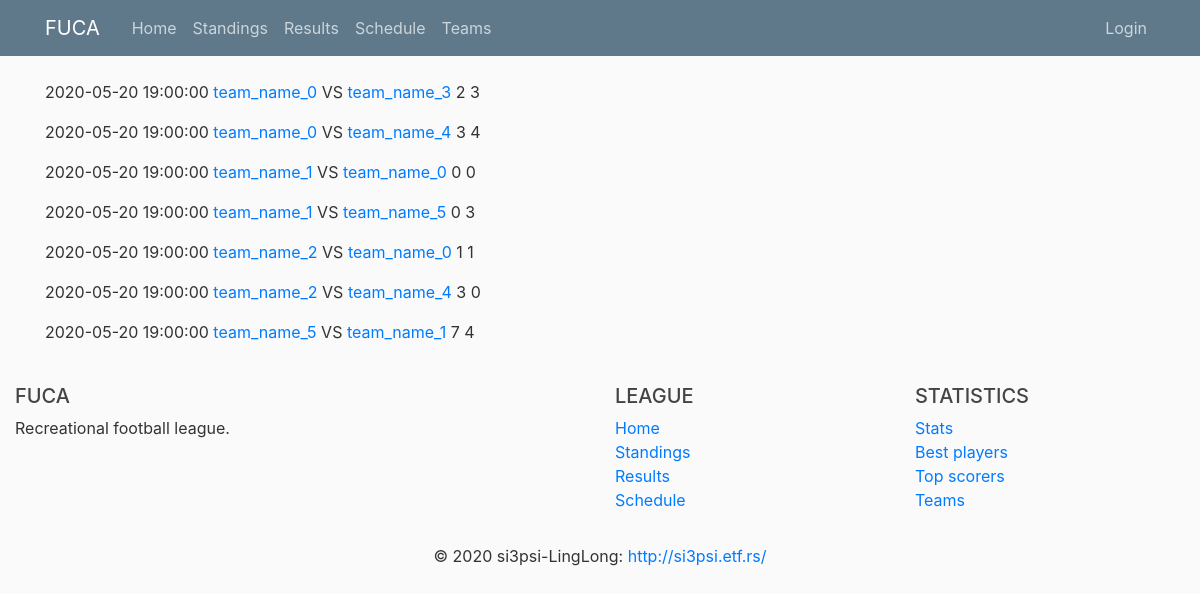
The app's page /schedule with its own data.
### fuca/models.py (models this page shows, shortened)
class Match(db.Model):
    __tablename__ = 'match'
    id                      = db.Column(db.Integer, primary_key=True)
    date_time               = db.Column(db.DateTime, nullable=False)
    host_team_goals         = db.Column(db.Integer, default=0)
    host_team_yellow        = db.Column(db.Integer, default=0)
    host_team_red           = db.Column(db.Integer, default=0)
    host_team_shots         = db.Column(db.Integer, default=0)
    guest_team_goals        = db.Column(db.Integer, default=0)
    guest_team_yellow       = db.Column(db.Integer, default=0)
    guest_team_red          = db.Column(db.Integer, default=0)
    guest_team_shots        = db.Column(db.Integer, default=0)
    host_team_id     = db.Column(db.Integer, db.ForeignKey('team.id'), nullable=False)
    guest_team_id    = db.Column(db.Integer, db.ForeignKey('team.id'), nullable=False)
    best_player_id   = db.Column(db.Integer, db.ForeignKey('player.id'))
    statistics  = db.relationship('Statistics', backref='match', lazy=True)
    def jinja_dict(self):
        return {'date'          : self.date_time,
                'team1_name'    : self.host_team.name,
                'team1_goals'   : self.host_team_goals,
                'team1_id'      : self.host_team_id,
                'team2_name'    : self.guest_team.name,
                'team2_goals'   : self.guest_team_goals,
                'team2_id'      : self.guest_team_id,
                'id'            : self.id}

class Team(db.Model):
    __tablename__ = 'team'
    id          = db.Column(db.Integer,     primary_key=True)
    name        = db.Column(db.String(100), nullable=False, unique=True)
    matches     = db.Column(db.Integer,     nullable=False, default=0)
    wins        = db.Column(db.Integer,     nullable=False, default=0)
    losses      = db.Column(db.Integer,     nullable=False, default=0)
    draws       = db.Column(db.Integer,     nullable=False, default=0)
    goal_diff   = db.Column(db.Integer,     nullable=False, default=0)
    logo_image  = db.Column(db.String(20),  nullable=False, default='default.jpg')
    captain_id  = db.Column(db.Integer, db.ForeignKey('player.id'))
    host_matches    = db.relationship('Match',  backref='host_team',    lazy=True,  foreign_keys=Match.host_team_id)
    guest_matches   = db.relationship('Match',  backref='guest_team',   lazy=True,  foreign_keys=Match.guest_team_id)
    players         = db.relationship('Player', backref='team',         lazy=True,  foreign_keys=Player.team_id)

### fuca/routes/home_routes.py (the view)
@app.route("/schedule")
def schedule():
    schedule_db = Match.query.filter(Match.date_time >= datetime.now()).all()
    schedule_list = [schedule.jinja_dict() for schedule in schedule_db]
    return render_template('home/schedule.html', schedule=schedule_list, title='Schedule')

### fuca/templates/home/schedule.html
{% extends 'home/layout.html' %}
{% block content %}
    {% for match in schedule %}
    <p>{{ match.date }} <a href="{{ url_for('team', id=match.team1_id)}}">{{ match.team1_name }}</a> VS
        <a href="{{ url_for('team', id=match.team2_id)}}">{{ match.team2_name }}</a> {{ match.team1_goals }} {{ match.team2_goals }}</p>
    {% endfor %}
{% endblock content %}

### fuca/static/main.css (style rules this page uses)
body { background: #fafafa; color: #333333; margin-top: 5rem; }

### records on screen
Match: date "2020-05-20 19:00:00"
Team: team1_name "team_name_0" "team_name_0", team2_name "team_name_0" "team_name_0"
Team: team2_name "team_name_3"
Match: date "2020-05-20 19:00:00"
Team: team2_name "team_name_4" "team_name_4"
Match: date "2020-05-20 19:00:00"
Team: team1_name "team_name_1" "team_name_1", team2_name "team_name_1"
Match: date "2020-05-20 19:00:00"
Team: team2_name "team_name_5", team1_name "team_name_5"
Match: date "2020-05-20 19:00:00"
Team: team1_name "team_name_2" "team_name_2"
Match: date "2020-05-20 19:00:00"
Match: date "2020-05-20 19:00:00"

### other values on screen
{{ match.team1_goals }} "2" "3" "0" "0" "1" "3" "7"
{{ match.team2_goals }} "3" "4" "0" "3" "1" "0" "4"
